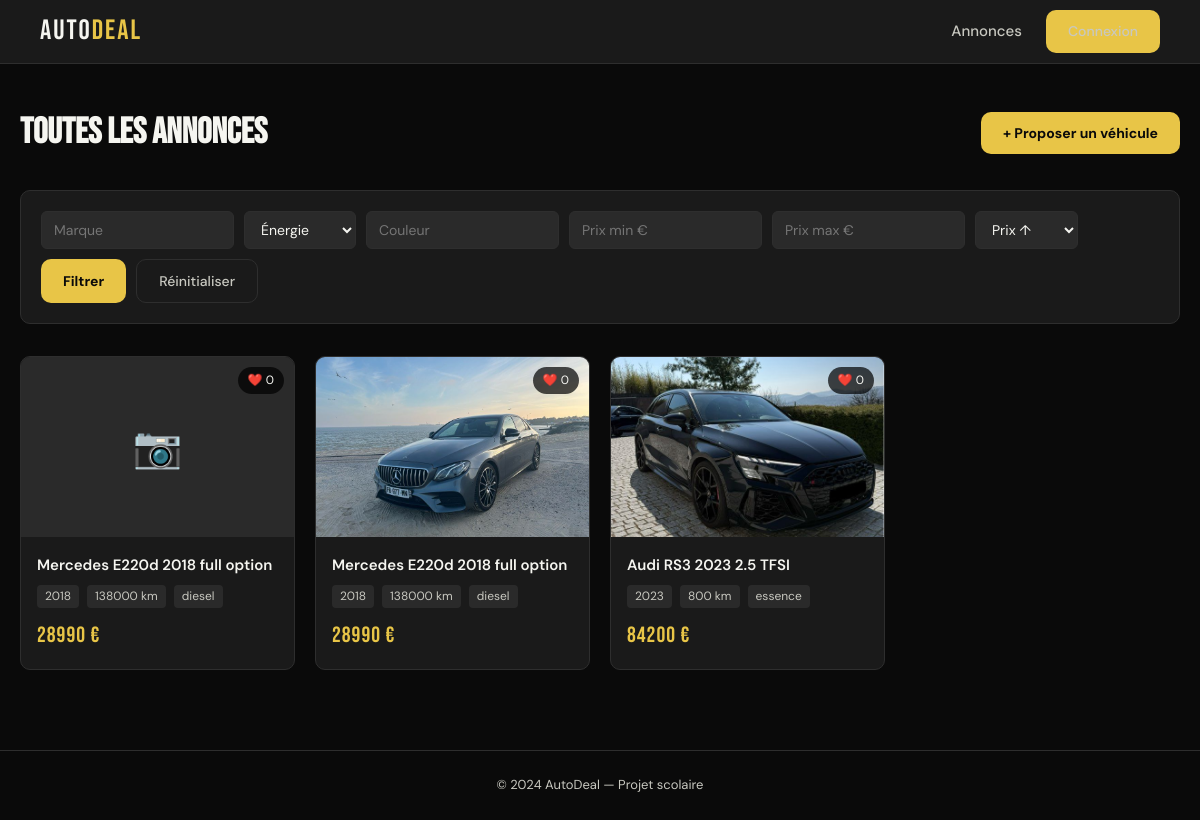
Page /catalogue on the committed database.
### tables this page shows
CREATE TABLE vehicule (
    id_vehicule  INTEGER PRIMARY KEY AUTOINCREMENT,
    titre        TEXT NOT NULL,
    marque       TEXT NOT NULL,
    modele       TEXT NOT NULL,
    annee        INTEGER NOT NULL CHECK (annee >= 1980),
    carburant    TEXT NOT NULL CHECK (carburant IN ('essence','diesel','hybride','electrique')),
    km           INTEGER NOT NULL CHECK (km >= 0),
    prix_vente   REAL NOT NULL CHECK (prix_vente > 0),
    couleur      TEXT NOT NULL,
    puissance    INTEGER,
    boite        TEXT NOT NULL CHECK (boite IN ('manuelle','automatique')),
    nb_portes    INTEGER NOT NULL CHECK (nb_portes IN (3, 5)),
    etat         TEXT NOT NULL CHECK (etat IN ('neuf','occasion','accidente')),
    localisation TEXT NOT NULL,
    description  TEXT,
    statut       TEXT NOT NULL DEFAULT 'en_stock' CHECK (statut IN ('en_stock','vendu'))
);

### app.py (the view)
@app.route("/catalogue")
def catalogue():
    conn = get_db()
    marque = request.args.get("marque", "")
    carburant = request.args.get("carburant", "")
    couleur = request.args.get("couleur", "")
    prix_min = request.args.get("prix_min", "")
    prix_max = request.args.get("prix_max", "")
    tri = request.args.get("tri", "prix_asc")
    query = """
        SELECT v.*,
               COUNT(l.id_client) as nb_likes,
               (SELECT chemin FROM photo WHERE id_vehicule = v.id_vehicule ORDER BY ordre LIMIT 1) as photo
        FROM vehicule v
        LEFT JOIN like_vehicule l ON v.id_vehicule = l.id_vehicule
        WHERE v.statut = 'en_stock'
    """
    params = []
    if marque:
        query += " AND LOWER(v.marque) LIKE ?"
        params.append(f"%{marque.lower()}%")
    if carburant:
        query += " AND v.carburant = ?"
        params.append(carburant)
    if couleur:
        query += " AND LOWER(v.couleur) LIKE ?"
        params.append(f"%{couleur.lower()}%")
    if prix_min:
        query += " AND v.prix_vente >= ?"
        params.append(float(prix_min))
    if prix_max:
        query += " AND v.prix_vente <= ?"
        params.append(float(prix_max))
    query += " GROUP BY v.id_vehicule"
    order = {
        "prix_asc": "v.prix_vente ASC",
        "prix_desc": "v.prix_vente DESC",
        "annee_desc": "v.annee DESC",
        "km_asc": "v.km ASC",
    }.get(tri, "v.prix_vente ASC")
    query += f" ORDER BY {order}"
    vehicules = conn.execute(query, params).fetchall()
    conn.close()
    return render_template("catalogue.html", vehicules=vehicules,
                           marque=marque, carburant=carburant, couleur=couleur,
                           prix_min=prix_min, prix_max=prix_max, tri=tri)

### app.py (called while the page is built)
def get_db():
    conn = sqlite3.connect(DB_NAME, timeout=10)
    conn.row_factory = sqlite3.Row
    conn.execute("PRAGMA foreign_keys = ON")
    return conn

### templates/catalogue.html (shortened to what this page needs)
{% extends "base.html" %}
{% block content %}
<section class="catalogue-section">
    <div class="catalogue-header">
        <h2>Toutes les annonces</h2>
        <a href="{{ url_for('ajouter_vehicule') }}" class="btn-primary">
            {% if session.get('role') == 'admin' %}+ Ajouter un véhicule{% else %}+ Proposer un véhicule{% endif %}
        </a>
    </div>
    <form class="filtres" method="GET">
        <input type="text" name="marque" placeholder="Marque" value="{{ marque }}">
        <select name="carburant">
            <option value="">Énergie</option>
        </select>
        <input type="text" name="couleur" placeholder="Couleur" value="{{ couleur }}">
        <input type="number" name="prix_min" placeholder="Prix min €" value="{{ prix_min }}">
        <input type="number" name="prix_max" placeholder="Prix max €" value="{{ prix_max }}">
        <select name="tri">
            <option value="prix_asc" {% if tri=='prix_asc' %}selected{% endif %}>Prix ↑</option>
        </select>
        <button type="submit" class="btn-primary">Filtrer</button>
        <a href="{{ url_for('catalogue') }}" class="btn-outline">Réinitialiser</a>
    </form>
    <div class="cards-grid">
        {% for v in vehicules %}
        <a href="{{ url_for('vehicule_detail', id_vehicule=v.id_vehicule) }}" class="card">
            <div class="card-img">
                {% if v.photo %}
                    <img src="{{ url_for('static', filename=v.photo) }}" alt="{{ v.titre }}">
                {% else %}
                    <div class="card-no-img">📷</div>
                {% endif %}
                <span class="card-likes">❤️ {{ v.nb_likes }}</span>
            </div>
            <div class="card-body">
                <h3>{{ v.titre }}</h3>
                <div class="card-meta">
                    <span>{{ v.annee }}</span>
                    <span>{{ v.km }} km</span>
                    <span>{{ v.carburant }}</span>
                </div>
                <p class="card-prix">{{ "%.0f"|format(v.prix_vente) }} €</p>
            </div>
        </a>
        {% else %}
        <p class="empty">Aucun véhicule trouvé.</p>
        {% endfor %}
    </div>
</section>
{% endblock %}

### static/css/style.css (style rules this page uses)
:root { --noir: #0a0a0a; --blanc: #f5f5f0; --gris: #1a1a1a; --gris-clair: #2a2a2a; --accent: #e8c547; --rouge: #e84747; --vert: #47c57a; --bleu: #4787e8; --texte: #c8c8c0; --border: #2e2e2e; --radius: 10px; --shadow: 0 4px 24px rgba(0,0,0,0.4); }
* { margin: 0; padding: 0; box-sizing: border-box; }
html { scroll-behavior: smooth; }
body { background: var(--noir); color: var(--texte); font-family: 'DM Sans', sans-serif; font-size: 15px; line-height: 1.6; min-height: 100vh; display: flex; flex-direction: column; }
a { text-decoration: none; color: inherit; }
img { max-width: 100%; display: block; }
input, select, textarea, button { font-family: inherit; }
.btn-primary { background: var(--accent); color: var(--noir); padding: 10px 22px; border-radius: var(--radius); font-weight: 700; font-size: 14px; border: none; cursor: pointer; transition: opacity 0.2s, transform 0.1s; display: inline-block; }
.btn-outline { border: 1px solid var(--border); color: var(--texte); padding: 10px 22px; border-radius: var(--radius); font-weight: 500; font-size: 14px; background: transparent; cursor: pointer; transition: border-color 0.2s, color 0.2s; display: inline-block; }
.cards-grid { display: grid; grid-template-columns: repeat(auto-fill, minmax(240px, 1fr)); gap: 20px; }
.card { background: var(--gris); border: 1px solid var(--border); border-radius: var(--radius); overflow: hidden; transition: transform 0.2s, border-color 0.2s, box-shadow 0.2s; display: block; color: inherit; }
.card-img { position: relative; height: 180px; background: var(--gris-clair); overflow: hidden; }
.card-img img { width: 100%; height: 100%; object-fit: cover; transition: transform 0.3s; }
.card-no-img { display: flex; align-items: center; justify-content: center; height: 100%; font-size: 40px; color: var(--border); }
.card-likes { position: absolute; top: 10px; right: 10px; background: rgba(0,0,0,0.7); padding: 4px 10px; border-radius: 20px; font-size: 12px; color: var(--blanc); }
.card-body { padding: 16px; }
.card-body h3 { font-size: 15px; font-weight: 600; color: var(--blanc); margin-bottom: 8px; white-space: nowrap; overflow: hidden; text-overflow: ellipsis; }
.card-meta { display: flex; gap: 8px; flex-wrap: wrap; margin-bottom: 10px; }
.card-meta span { font-size: 12px; background: var(--gris-clair); padding: 2px 8px; border-radius: 4px; color: var(--texte); }
.card-prix { font-family: 'Bebas Neue', sans-serif; font-size: 22px; color: var(--accent); letter-spacing: 1px; }
.catalogue-section { max-width: 1200px; margin: 0 auto; padding: 40px 20px; }
.catalogue-header { display: flex; justify-content: space-between; align-items: center; margin-bottom: 28px; }
.catalogue-header h2 { font-family: 'Bebas Neue', sans-serif; font-size: 36px; color: var(--blanc); }
.filtres { display: flex; flex-wrap: wrap; gap: 10px; margin-bottom: 32px; padding: 20px; background: var(--gris); border-radius: var(--radius); border: 1px solid var(--border); }
.filtres input, .filtres select { background: var(--gris-clair); border: 1px solid var(--border); color: var(--blanc); padding: 8px 12px; border-radius: 6px; font-size: 14px; outline: none; transition: border-color 0.2s; }

### rows in the picture
vehicule: nb_likes "0", titre "Mercedes E220d 2018 full option", annee "2018", km "138000", carburant "diesel", prix_vente "28990"
vehicule: shows a picture, nb_likes "0", titre "Mercedes E220d 2018 full option", annee "2018", km "138000", carburant "diesel", prix_vente "28990"
vehicule: shows a picture, nb_likes "0", titre "Audi RS3 2023 2.5 TFSI", annee "2023", km "800", carburant "essence", prix_vente "84200"
